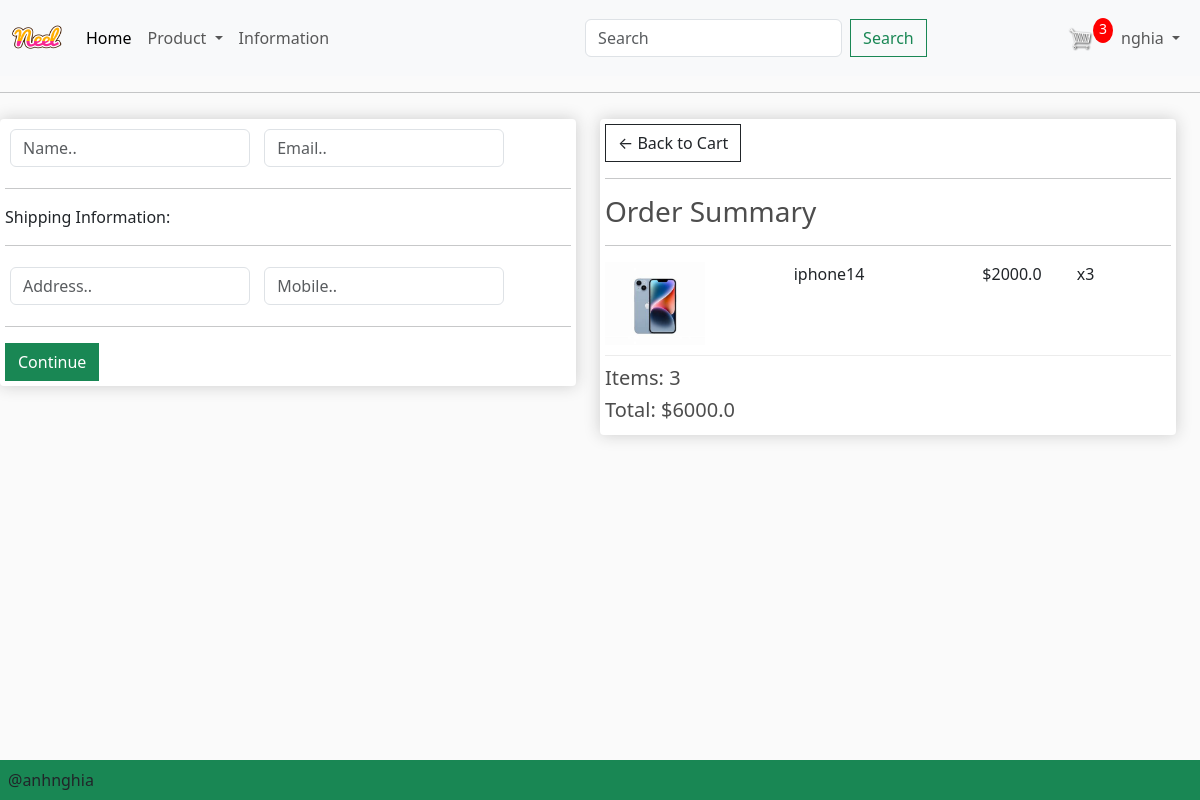
Screenshot of /checkout/ (signed in) with the database file from the repository.
### app/models.py (models this page shows, shortened)
class OrderItem(models.Model):
    product = models.ForeignKey(Product, on_delete=models.SET_NULL, null=True, blank=True)
    order = models.ForeignKey(Order, on_delete=models.SET_NULL, null=True, blank=True)
    quantity = models.IntegerField(default=0, null=True, blank=True)
    date_add = models.DateTimeField(auto_now_add=True)
    @property
    def get_total(self):
        total = self.product.price * self.quantity
        return total

class Product(models.Model):
    category = models.ManyToManyField(Category, related_name='product')
    name = models.CharField(max_length=200, null=True)
    price = models.FloatField()
    digital = models.BooleanField(default=False, null=True, blank=False)
    image = models.ImageField(null=True, blank=True)
    detail = models.TextField(null=True, blank=True)
    @property
    def imageUrl(self):
        try:
            url = self.image.url
        except:
            url = ''
        return url

class Order(models.Model):
    customer = models.ForeignKey(User, on_delete=models.SET_NULL, null=True, blank=True)
    date_order = models.DateTimeField(auto_now_add=True)
    complete = models.BooleanField(default=False, null=True, blank=False)
    transaction_id = models.CharField(max_length=200, null=True)
    @property
    def get_cart_items(self):
        orderitems = self.orderitem_set.all()
        total = sum([item.quantity for item in orderitems])
        return total
    @property
    def get_cart_total(self):
        orderitems = self.orderitem_set.all()
        total = sum([item.get_total for item in orderitems])
        return total

### app/views.py (the view, shortened to what this page needs)
# urls.py: path('checkout/', views.checkout, name="checkout"),
def checkout(request):
    if request.user.is_authenticated:
        customer = request.user
        order, created = Order.objects.get_or_create(customer=customer, complete=False)
        items = order.orderitem_set.all()
        cartItems = order.get_cart_items
        user_not_login = "hidden"
        user_login = "show"
    else:
        items = []
        order = {'get_cart_items': 0, 'get_cart_total': 0}
        cartItems = order['get_cart_items']
        user_not_login = "show"
        user_login = "hidden"
    categories = Category.objects.filter(is_sub=False)
    context = {
        'categories': categories,
        'items': items,
        'order': order,
        'cartItems': cartItems,
        'user_not_login': user_not_login,
        'user_login': user_login,
    }
    return render(request, 'app/checkout.html', context)

### app/templates/app/checkout.html (shortened to what this page needs)
{% extends 'app/base.html' %} {% load static %} {% block content_checkout %}
<div class="row" style="width: 100%">
  <div class="col-lg-6">
    <div class="box-element" id="form-wrapper">
      <form method="post" action="{% url 'checkout' %}">
        <div id="user-info">
          <div class="form-field">
            <input
              required
              class="form-control"
              type="text"
              name="name"
              placeholder="Name.."
            />
          </div>
          <div class="form-field">
            <input
              required
              class="form-control"
              type="email"
              name="email"
              placeholder="Email.."
            />
          </div>
        </div>
        <div id="shipping-info">
          <hr />
          <p>Shipping Information:</p>
          <hr />
          <div class="form-field">
            <input
              class="form-control"
              type="text"
              name="address"
              placeholder="Address.."
            />
          </div>
          <div class="form-field">
            <input
              class="form-control"
              type="text"
              name="mobile"
              placeholder="Mobile.."
            />
          </div>
        </div>
        <hr />
        <input
          id="form-button"
          class="btn btn-success btn-block"
          type="submit"
          value="Continue"
        />
      </form>
    </div>
    <br />
  </div>
  <div class="col-lg-6">
    <div class="box-element">
      <a class="btn btn-outline-dark" href="{% url 'cart' %}"
        >&#x2190; Back to Cart</a
      >
      <hr />
      <h3>Order Summary</h3>
      <hr />
      {% for item in items %}
      <div class="cart-row">
        <div style="flex: 2">
          <img class="row-image" src="{{item.product.imageUrl}}" />
        </div>
        <div style="flex: 2"><p>{{item.product.name}}</p></div>
        <div style="flex: 1"><p>${{item.product.price}}</p></div>
        <div style="flex: 1"><p>x{{item.quantity}}</p></div>
      </div>
      {% endfor %}
      <h5>Items: {{order.get_cart_items}}</h5>
      <h5>Total: ${{order.get_cart_total}}</h5>
    </div>
  </div>
</div>
{% endblock content_checkout %}

### app/templates/app/base.html (shortened to what this page needs)
{% load static %}
<!DOCTYPE html>
<html>
  <head>
    <link
      href="https://cdn.jsdelivr.net/npm/bootstrap@5.3.2/dist/css/bootstrap.min.css"
      rel="stylesheet"
    />
    <link href="{%static 'app/css/style.css'%}" rel="stylesheet" />
    <link href="{%static 'app/css/owl.carousel.min.css'%}" rel="stylesheet" />
    <link href="{%static 'app/css/all.min.css'%}" rel="stylesheet" />
    <link href="{%static 'app/css/main.css'%}" rel="stylesheet" />
    <link rel="stylesheet" href="" />
  </head>
  <body>
    <nav class="navbar navbar-expand-lg bg-body-tertiary">
      <div class="container-fluid">
        <a class="navbar-brand" href="{% url "home" %}">
          <img src = "{% static "app/images/Neel.png" %}" width ="50" height
          ="50"/>
        </a>
        <div class="collapse navbar-collapse" id="navbarSupportedContent">
          <ul class="navbar-nav me-auto mb-2 mb-lg-0">
            <li class="nav-item">
              <a class="nav-link active" aria-current="page" href="{% url "home" %}">Home</a>
            </li>
            <li class="nav-item dropdown">
              <a
                class="nav-link dropdown-toggle"
                href="#"
                role="button"
                data-bs-toggle="dropdown"
                aria-expanded="false"
              >
                Product
              </a>
            </li>
            <li class="nav-item">
              <a class="nav-link" href="#">Information</a>
            </li>
          </ul>
          <form class="d-flex" role="search" method = POST  action =" {% url 'search' %}">
            <input
              class="form-control me-2"
              type="search"
              placeholder="Search"
              aria-label="Search"
              name = "searched"
            />
            <button class="btn btn-outline-success" type="submit">
              Search
            </button>
          </form>
        </div>
        <ul class="navbar-nav me-auto mb-2 mb-lg-0">
        </ul>
        <div class = 'form-inline my-2 my-lg-0' style = 'visibility: {{user_login}}' >
          <a href="{% url "cart" %}">
            <img  id="cart-icon" src = "{% static "app/images/cart.png" %}"/>
          </a>
        </div>
        <div class = 'form-inline my-2 my-lg-0' style = 'visibility: {{user_login}}' >
          <p id='cart-total'>{{cartItems}}</p>
        </div>
        <ul class="navbar-nav me-auto mb-2 mb-lg-0" style = 'visibility: {{user_login}}' >
          <li class="nav-item dropdown">
            <a
              class="nav-link dropdown-toggle"
              href="#"
              role="button"
              data-bs-toggle="dropdown"
              aria-expanded="false"
            >
            {{request.user}}
            </a>
          </li>
        </ul>
      </div>
    </nav>
    <hr>
    {% block content_checkout %}{% endblock content_checkout %}
    <br />
    <br />
    <footer
      class="container--fluid bg-success test-center fixed-bottom p-2 mt-5"
    >
      @anhnghia
    </footer>
  </body>
</html>

### app/static/app/css/main.css (style rules this page uses)
body { background-color: hsl(0, 0%, 98%); }
h1,h2,h3,h4,h5,h6 { color:hsl(0, 0%, 30%); }
.box-element { box-shadow:hsl(0, 0%, 80%) 0 0 16px; background-color: #fff; border-radius: 4px; padding: 5px; }
#cart-icon { width:25px; display: inline-block; margin-left: 15px; }
#cart-total { display: block; text-align: center; color:#fff; background-color: red; width: 20px; height: 25px; border-radius: 50%; font-size: 14px; }
.col-lg-3, .col-lg-4, .col-lg-6, .col-lg-8, .col-lg-12 { margin-top: 10px; }
.btn { border-radius: 0; }
.row-image { width: 100px; }
.form-field { width:250px; display: inline-block; padding: 5px; }
.cart-row { display: flex; align-items: flex-stretch; padding-bottom: 10px; margin-bottom: 10px; border-bottom: 1px solid #ececec; }

### rows the page displays
OrderItem: product.imageUrl (picture), product.name "iphone14", product.price "2000.0", quantity "3"
Order: get_cart_items "3", get_cart_total "6000.0"

### other values shown
{{ cartItems }} "3"
{{ request.user }} "nghia"
